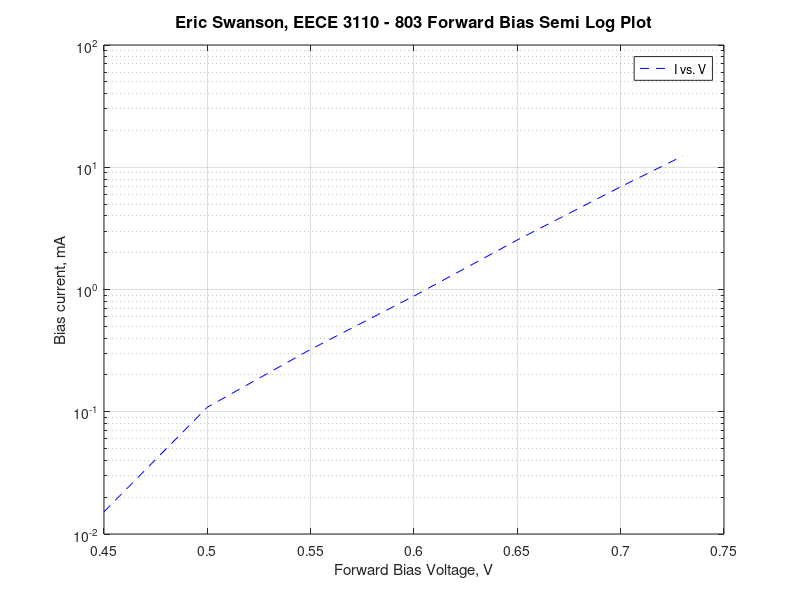

This figure's MATLAB source:
figure(1);
Vs = 0.7; %voltage setting
R = 330; %resistance value
load = 1000*Vs/R;
loadPointsX = [0 0.7];
loadPointsY = [load, 0];
FBV = [ 0.45 0.50 0.55 0.6 0.65 0.7 0.73 ]; %reverse bias voltage
FBI = [ 0.0152 0.109 0.324 0.885 2.542 6.921 12.345 ]; %forward bias current
semilogy (FBV,FBI,'b--');
xlabel ('Forward Bias Voltage, V'); ylabel ('Bias current, mA');
grid on;
legend ('I vs. V');
title('Eric Swanson, EECE 3110 - 803 Forward Bias Semi Log Plot','Fontsize', 12)
